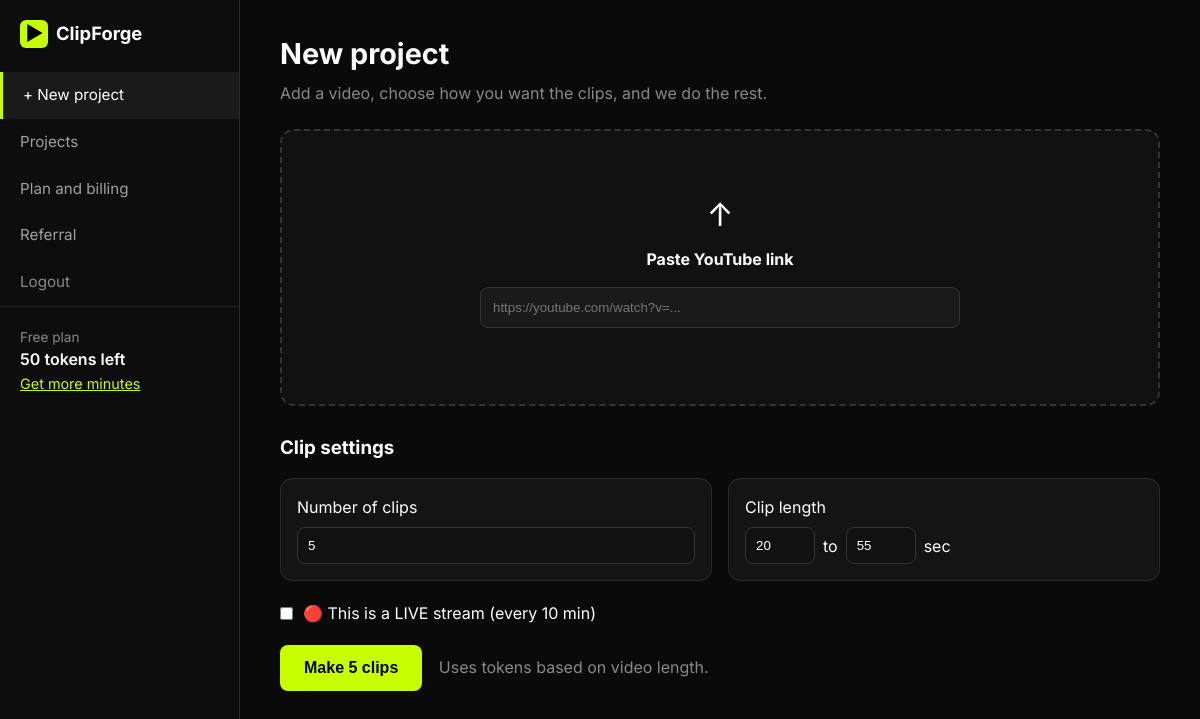
Before: /dashboard (signed in) with the older database file.
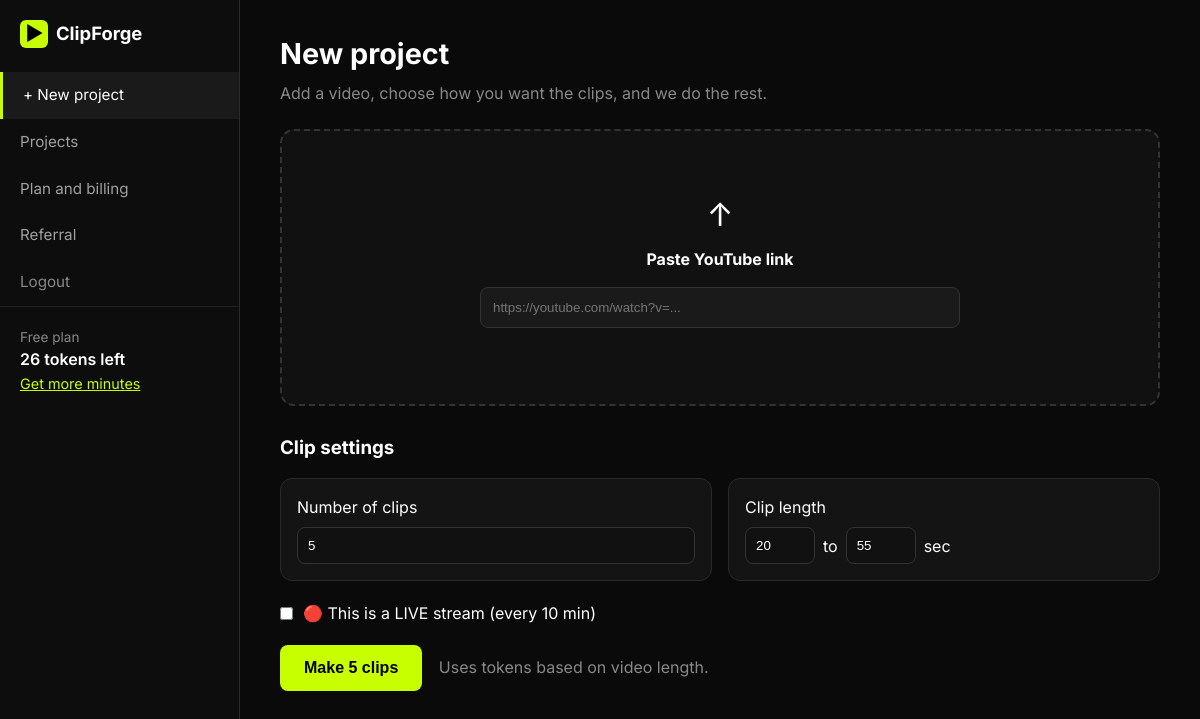
After: the same page with the newer database file.
### tables this page shows
CREATE TABLE users (
            id INTEGER PRIMARY KEY AUTOINCREMENT,
            email TEXT UNIQUE NOT NULL,
            google_id TEXT UNIQUE,
            name TEXT,
            picture TEXT,
            plan TEXT DEFAULT 'free',
            tokens INTEGER DEFAULT 50,
            tokens_used INTEGER DEFAULT 0,
            created_at TEXT NOT NULL,
            last_login TEXT
        );

### app/main.py (the view)
@app.get("/dashboard", response_class=HTMLResponse)
async def dashboard(request: Request):
    user = get_current_user(request)
    if not user:
        return RedirectResponse("/login")
    settings = get_all_settings()
    return templates.TemplateResponse("dashboard.html", {
        "request": request,
        "user": user,
        "settings": settings,
    })

### templates/dashboard.html (shortened to what this page needs)
<!DOCTYPE html>
<html lang="en">
<head>
  <link rel="stylesheet" href="/static/style.css">
</head>
<body>
  <div class="dash-layout">
    <aside class="sidebar">
      <div class="sidebar-logo"><a href="/" class="logo" style="text-decoration:none;color:inherit;"><div class="logo-icon">▶</div> ClipForge</a></div>
      <nav class="side-nav">
        <a href="/dashboard" class="active">+ New project</a>
        <a href="/clips">Projects</a>
        <a href="/billing">Plan and billing</a>
        <a href="/referral">Referral</a>
      <a href="/logout" style="color:#888;">Logout</a>
      </nav>
      <div style="padding:20px;margin-top:auto;border-top:1px solid #222;">
        <div style="font-size:0.85rem;color:#888;">Free plan</div>
        <div style="font-weight:600;">{{ user.tokens }} tokens left</div>
        <a href="/billing" style="color:var(--lime);font-size:0.9rem;">Get more minutes</a>
      </div>
    </aside>
    <main class="main-content">
      <h1 style="font-size:1.8rem;margin-bottom:6px;">New project</h1>
      <p style="color:#888;margin-bottom:24px;">Add a video, choose how you want the clips, and we do the rest.</p>
      <form action="/clip" method="post" id="clipForm">
        <div class="drop-zone">
          <div style="font-size:2rem;margin-bottom:8px;">↑</div>
          <strong>Paste YouTube link</strong>
          <input type="url" name="url" placeholder="https://youtube.com/watch?v=..." required
                 style="max-width:480px;margin:16px auto;display:block;padding:12px;background:#1a1a1a;border:1px solid #333;border-radius:8px;color:white;width:100%;">
        </div>
        <h3 style="margin:28px 0 16px;">Clip settings</h3>
        <div class="settings-grid">
          <div class="setting-box">
            <label>Number of clips</label>
            <input type="number" name="clips" id="clipCount" value="5" min="1" max="20"
                   style="width:100%;margin-top:8px;padding:10px;background:#111;border:1px solid #333;border-radius:8px;color:white;">
          </div>
          <div class="setting-box">
            <label>Clip length</label>
            <div style="display:flex;gap:8px;align-items:center;margin-top:8px;">
              <input type="number" name="min_len" value="20" style="width:70px;padding:10px;background:#111;border:1px solid #333;border-radius:8px;color:white;"> to
              <input type="number" name="max_len" value="55" style="width:70px;padding:10px;background:#111;border:1px solid #333;border-radius:8px;color:white;"> sec
            </div>
          </div>
        </div>
        <label style="display:flex;align-items:center;gap:10px;margin:20px 0;">
          <input type="checkbox" name="is_live" value="on">
          🔴 This is a LIVE stream (every 10 min)
        </label>
        <button type="submit" class="btn-lime btn-large" id="submitBtn">Make 5 clips</button>
        <span style="color:#888;margin-left:12px;">Uses tokens based on video length.</span>
      </form>
    </main>
  </div>
</body>
</html>

Changed rows visible on the page:
changed users: tokens "50" → "26"
